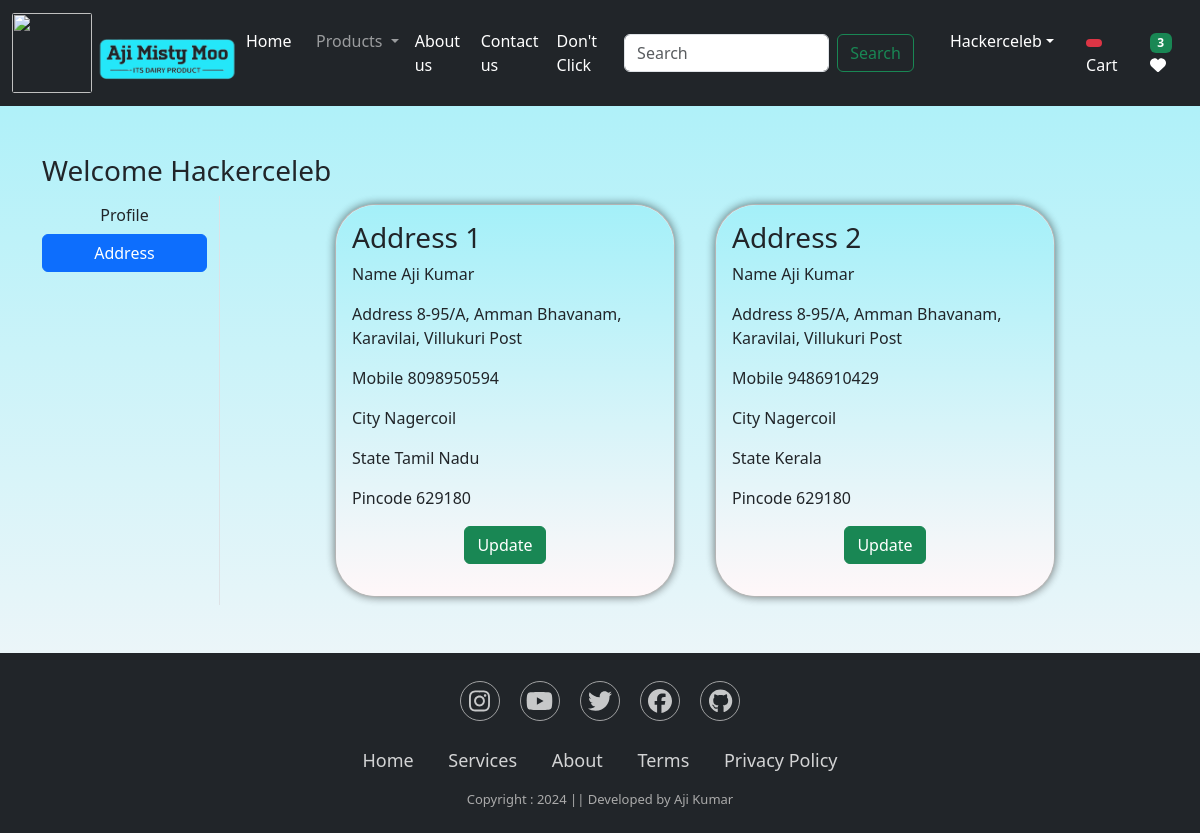
The app's page /address/ (signed in) with its own data.
### product/models.py (models this page shows, shortened)
class Customer(models.Model):
    user = models.ForeignKey(User,on_delete=models.CASCADE)
    name = models.CharField(max_length=100)
    address = models.CharField(max_length=200)
    city = models.CharField(max_length=100)
    mobile = models.IntegerField(default='')
    pincode = models.IntegerField()
    state = models.CharField(choices=STATE_CHOICES,max_length=100)

### product/views.py (the view)
# urls.py: path('address/',views.address,name='address'),
@login_required
def address(request):
    add = Customer.objects.filter(user=request.user)
    totalitem = 0
    wishitem = 0
    if request.user.is_authenticated:
        totalitem = len(Cart.objects.filter(user=request.user))
        wishitem = len(Wishlist.objects.filter(user=request.user))
    return render(request,'address.html',locals())

### product/templates/address.html (shortened to what this page needs)
{% extends "base.html" %}
{% load static %}
{% block main-content %}
<div class="container my-5">
    <div class="row">
        <h3>Welcome <span class="text-capitalize" >{{request.user}}</span></h3>
        <div class="col-sm-2 border-end">
            <ul class="list-unstyled">
                <li class="d-grid"><a href="{% url 'profile' %}" class="btn ">Profile</a></li>
                <li class="d-grid"><a href="{% url 'address' %}" class="btn btn-primary ">Address</a></li>
            </ul>
        </div>
        <div class="col-sm-8 offset-sm-1" >
            <div class="row">
                {% for ad in add %}
                <div class="col-sm-6">
                    <div class="card m-2">
                        <div class="card-body" id="bb">
                            <h3>Address {{forloop.counter}}</h3>
                            <p>Name {{ad.name}}</p>
                            <p>Address {{ad.address}}</p>
                            <p>Mobile {{ad.mobile}}</p>
                            <p>City {{ad.city}}</p>
                            <p>State {{ad.state}}</p>
                            <p>Pincode {{ad.pincode}}</p>
                            <p class="text-center"><a href="{% url 'updateAddress' pk=ad.id %}" type="button" class="btn btn-success">Update</a></p>
                        </div>
                    </div>
                </div>
                {% endfor %}
            </div>
        </div>
    </div>
</div>
{% endblock main-content %}

### product/templates/base.html (shortened to what this page needs)
<!DOCTYPE html>
{% load static %}
<html lang="en">
<head>
    <link href="https://cdn.jsdelivr.net/npm/bootstrap@5.3.2/dist/css/bootstrap.min.css" rel="stylesheet">
    <link rel="stylesheet" href="{% static 'css/all.min.css' %}" >
    <link rel="stylesheet" href="{% static 'css/owl.carousel.min.css' %}">
    <link rel="stylesheet" href="{% static 'css/style.css' %}">
    <link rel="stylesheet"  href="https://cdnjs.cloudflare.com/ajax/libs/font-awesome/6.5.1/css/all.min.css"/>
</head>
<body>
    <nav class="navbar navbar-expand-lg navbar-dark bg-dark" >
        <div class="container-fluid">
          <a class="navbar-brand" href="#"> <img src="{% static '/img/aji.png'%} " alt="" height="50px" width="250px" style="margin-left: -50px; margin-top: 20px;"></a>
          <div class="collapse navbar-collapse" id="navbarSupportedContent">
            <ul class="navbar-nav me-auto mb-2 mb-lg-0">
              {% if request.user.is_authenticated %}
              <li class="nav-item">
                <a class="nav-link active" aria-current="page" href="/" style="margin-left: -70px;">Home</a>
              </li>
              <li class="nav-item dropdown">
                <a class="nav-link dropdown-toggle" href="#" role="button" data-bs-toggle="dropdown" aria-expanded="false">
                  Products
                </a>
              </li>
              <li class="nav-item">
                <a class="nav-link text-white" href="{% url 'about' %}">About us</a>
              </li>
              <li class="nav-item">
                <a class="nav-link text-white" href="{% url 'contact' %}">Contact us</a>
              </li>
              <li class="nav-item">
                <a class="nav-link text-white" href="#" onclick="confirmClick()" >Don't Click</a>
              </li>
            </ul>
            <form class="d-flex" role="search" action="/search">
              <input class="form-control me-2" type="search" placeholder="Search" name="search" aria-label="Search">
              <button class="btn btn-outline-success" type="submit">Search</button>
            </form>
          </div>
          <ul class="navbar-nav me-auto mb-2 mb-lg-0">
            <li class="nav-item dropdown mx-2">
              <a class="nav-link dropdown-toggle text-white" href="#" id="profileDropdown" role="button" data-bs-toggle="dropdown" aria-expanded="false">{{request.user|capfirst}}</a>
            </li>
            <li class="nav_item mx-2">
              <a href="{% url 'showcart' %}" class="nav-link text-white"><span class="badge bg-danger">{% if totalitem > 0 %} {{totalitem}} {% endif %} </span>  Cart</a>
            </li>
            <li class="nav_item mx-2">
              <a href="{% url 'showwishlist' %}" class="nav-link text-white"><span class="badge bg-success">{% if wishitem > 0 %} {{wishitem}} {% endif %} </span>   <i class="fa fa-heart"></i></a>
            </li>
            {% endif %}
          </ul>
        </div>
      </nav>
      {%block main-content %} {% endblock main-content %}
        <footer class="container-fluid  bg-dark text-center p-2 mt-5">
        <section class="footer" >
          <div class="social">
              <a href=""><i class="fab fa-instagram"></i></a>
              <a href=""><i class="fab fa-youtube"></i></a>
              <a href=""><i class="fab fa-twitter"></i></a>
              <a href=""><i class="fab fa-facebook"></i></a>
              <a href="https://github.com/Ajiartist2003" target="_blank"><i class="fab fa-github"></i></a>
          </div>
          <ul class="list">
              <li>
                <a href="/">Home</a>
              </li>
              <li>
                <a href="">Services</a>
              </li>
              <li>
                <a href="/about">About</a>
              </li>
              <li>
                <a href="">Terms</a>
              </li>
              <li>
                <a href="">Privacy Policy</a>
              </li>
          </ul>
          <p class="copyright">
            Copyright : 2024  ||  Developed by Aji Kumar
          </p>
        </section>
      </footer>
</body>
</html>

### product/templates/base.html (style rules this page uses)
.footer .social { text-align: center; padding-bottom: 25px; color: #4b4c4d; margin-top: 20px; }
.footer .social a { font-size: 24px; color: white; border: 1px solid #ccc; width: 40px; height: 40px; line-height: 38px; display: inline-block; text-align: center; border-radius: 50%; margin: 0 8px; opacity: 0.75; }
.footer ul { margin-top: 0px; padding: 0; list-style: none; font-size: 18px; line-height: 1.6; margin-bottom: 0; text-align: center; }
.footer ul a { color: white; text-decoration: none; opacity: 0.8; }
.footer ul li { display: inline-block; padding: 0 15px; }
.footer .copyright { margin-top: 15px; text-align: center; font-size: 13px; color: #aaa; }
.d-flex { margin-right:20px; }

### product/templates/address.html (style rules this page uses)
body { background: linear-gradient(#a4f0f9,#fff7f9); }
#bb { background: linear-gradient(#a4f0f9,#fff7f9); box-shadow: 0 0 10px rgba(0, 0, 0, 0.315); }
.card { border-radius: 40px; box-shadow: 0 0 10px rgba(0, 0, 0, 0.315); }
.card-body { border-radius: 40px; box-shadow: 0 0 10px rgba(0, 0, 0, 0.315); }

### records on screen
Customer: name "Aji Kumar", address "8-95/A, Amman Bhavanam, Karavilai, Villukuri Post", mobile "8098950594", city "Nagercoil", state "Tamil Nadu", pincode "629180"
Customer: name "Aji Kumar", address "8-95/A, Amman Bhavanam, Karavilai, Villukuri Post", mobile "9486910429", city "Nagercoil", state "Kerala", pincode "629180"

### other values on screen
{{ request.user|capfirst }} "Hackerceleb"
{{ wishitem }} "3"
{{ request.user }} "Hackerceleb"
